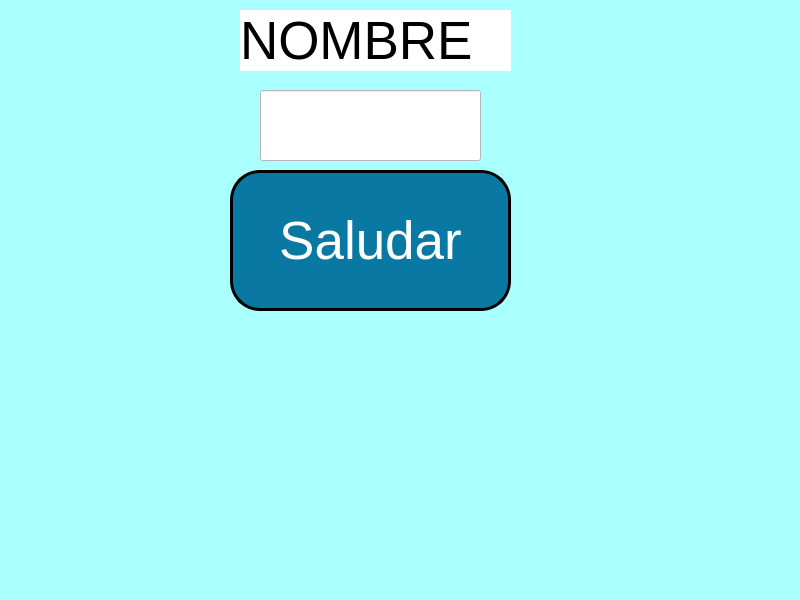
<?xml version="1.0" encoding="UTF-8"?>
<ui version="4.0">
 <class>MainWindow</class>
 <widget class="QMainWindow" name="MainWindow">
  <property name="geometry">
   <rect>
    <x>0</x>
    <y>0</y>
    <width>800</width>
    <height>600</height>
   </rect>
  </property>
  <property name="windowTitle">
   <string>MainWindow</string>
  </property>
  <property name="styleSheet">
   <string notr="true">background-color: rgb(170, 255, 255);</string>
  </property>
  <widget class="QWidget" name="centralwidget">
   <widget class="QPushButton" name="btn_saludar">
    <property name="geometry">
     <rect>
      <x>230</x>
      <y>170</y>
      <width>281</width>
      <height>141</height>
     </rect>
    </property>
    <property name="font">
     <font>
      <pointsize>40</pointsize>
     </font>
    </property>
    <property name="styleSheet">
     <string notr="true">background-color:rgb(9,121,163);
color:rgb(255,255,255);
border-radius: 30px;
border: 3px solid black;</string>
    </property>
    <property name="text">
     <string>Saludar</string>
    </property>
   </widget>
   <widget class="QLineEdit" name="txt_nombre">
    <property name="geometry">
     <rect>
      <x>260</x>
      <y>90</y>
      <width>221</width>
      <height>71</height>
     </rect>
    </property>
    <property name="font">
     <font>
      <pointsize>40</pointsize>
     </font>
    </property>
    <property name="styleSheet">
     <string notr="true">background-color: rgb(255, 255, 255);</string>
    </property>
    <property name="text">
     <string/>
    </property>
    <property name="alignment">
     <set>Qt::AlignCenter</set>
    </property>
   </widget>
   <widget class="QLabel" name="label">
    <property name="geometry">
     <rect>
      <x>240</x>
      <y>10</y>
      <width>271</width>
      <height>61</height>
     </rect>
    </property>
    <property name="font">
     <font>
      <pointsize>40</pointsize>
     </font>
    </property>
    <property name="styleSheet">
     <string notr="true">background-color: rgb(255, 255, 255);</string>
    </property>
    <property name="text">
     <string>NOMBRE</string>
    </property>
   </widget>
  </widget>
  <widget class="QMenuBar" name="menubar">
   <property name="geometry">
    <rect>
     <x>0</x>
     <y>0</y>
     <width>800</width>
     <height>26</height>
    </rect>
   </property>
  </widget>
  <widget class="QStatusBar" name="statusbar"/>
 </widget>
 <resources/>
 <connections/>
</ui>
